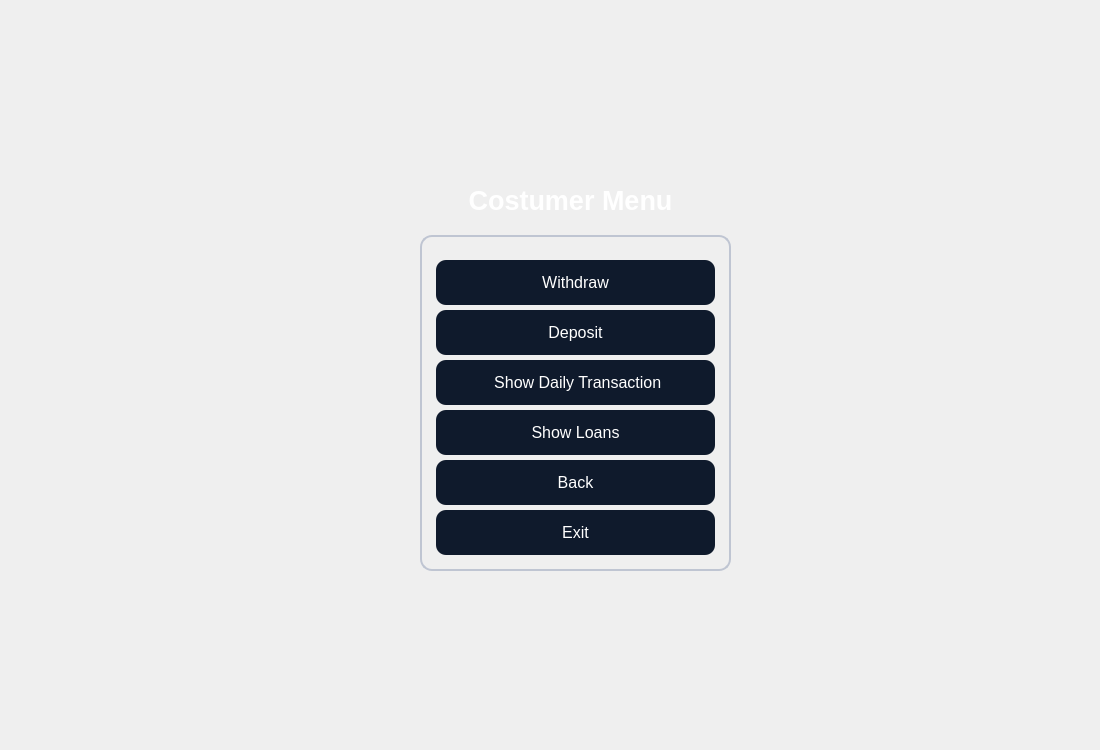
<?xml version="1.0" encoding="UTF-8"?>
<ui version="4.0">
 <class>thirdwindow12</class>
 <widget class="QDialog" name="thirdwindow12">
  <property name="geometry">
   <rect>
    <x>0</x>
    <y>0</y>
    <width>1100</width>
    <height>750</height>
   </rect>
  </property>
  <property name="windowTitle">
   <string>Dialog</string>
  </property>
  <property name="styleSheet">
   <string notr="true">QTableWidget {
    background-color: #1A2236;
    color: #FFFFFF;
    border: 1px solid #3A3F58;
    gridline-color: #3A3F58;
    font-family: &quot;Inter&quot;;
    font-size: 10pt;
    border-radius: 8px;
    selection-background-color: #0F5FFF;
    selection-color: #FFFFFF;
}

QHeaderView::section {
    background-color: #0F1A2C;
    color: #FFFFFF;
    border: 1px solid #3A3F58;
    padding: 4px;
    font-family: &quot;Montserrat SemiBold&quot;;
    font-size: 10pt;
}

QTableWidget::item:selected {
    background-color: #0F5FFF;
    color: #FFFFFF;
}
QGroupBox {
    border: 1.5px solid #BFC5D2;
    border-radius: 12px;
    margin-top: 25px;
    color: white;
    font-family: &quot;Segoe UI Semibold&quot;;
    font-size: 14pt;
}

QGroupBox::title {
    subcontrol-origin: margin;
    padding: 4px 10px;
}
QPushButton {
    background-color: #0F1A2C;
    color: #FFFFFF;
	border-color: rgb(0, 0, 0);
    border-radius: 10px;
    font-family: &quot;Montserrat SemiBold&quot;;
    font-size: 12pt;
    padding: 6px 12px;
}

QPushButton:hover {
    background-color: #1A2942;
}

QPushButton:pressed {
    background-color: #09111A;
}
QLineEdit {
    background-color: #FFFFFF;
    border: 1px solid #C6D4E1;
    border-radius: 8px;
    padding: 6px;
    color: #0A1320;
    font-family: &quot;Inter&quot;;
    font-size: 11pt;
}

QLineEdit:focus {
    border: 1px solid #00B4FF;
    background-color: #F8FBFF;
}
QComboBox {
    background-color: #FFFFFF;
    border: 1px solid #C6D4E1;
    border-radius: 8px;
    padding: 6px;
    color: #0A1320;
    font-family: &quot;Inter&quot;;
    font-size: 11pt;
}

QComboBox:focus {
    border: 1px solid #00B4FF;
    background-color: #F8FBFF;
}

QComboBox::drop-down {
    subcontrol-origin: padding;
    subcontrol-position: top right;
    width: 20px;
    border-left: 1px solid #C6D4E1;
}

QComboBox::down-arrow {
    
	image: url(:/new/prefix1/icon.png);
    width: 12px;
    height: 12px;
}
QDateEdit {
    background-color: #FFFFFF;
    border: 1px solid #C6D4E1;
    border-radius: 8px;
    padding: 6px;
    color: #0A1320;
    font-family: &quot;Inter&quot;;
    font-size: 11pt;
}

QDateEdit:focus {
    border: 1px solid #00B4FF;
    background-color: #F8FBFF;
}

QDateEdit::drop-down {
    subcontrol-origin: padding;
    subcontrol-position: top right;
    width: 20px;
    border-left: 1px solid #C6D4E1;
}

QDateEdit::down-arrow {
    image: url(:/new/prefix1/icon.png);
    width: 12px;
    height: 12px;
}
QDateEdit::up-arrow {
    
	image: url(:/new/prefix1/icon3.webp);
    width: 12px;
    height: 12px;
}

QTabWidget::pane {
    border: 1px solid #3A3F58;
    border-radius: 8px;
    background-color: #1A2236;
}

QTabBar::tab {
    background: #0F1A2C;
    color: #FFFFFF;
    border: 1px solid #3A3F58;
    border-bottom: none;
    border-top-left-radius: 8px;
    border-top-right-radius: 8px;
    padding: 8px 16px;
    font-family: &quot;Montserrat SemiBold&quot;;
    font-size: 10pt;
}

QTabBar::tab:selected {
    background: #0F5FFF;
    color: #FFFFFF;
}

QTabBar::tab:hover {
    background: #1A2942;
}</string>
  </property>
  <widget class="QLabel" name="label">
   <property name="geometry">
    <rect>
     <x>0</x>
     <y>0</y>
     <width>1100</width>
     <height>750</height>
    </rect>
   </property>
   <property name="styleSheet">
    <string notr="true">image: url(:/new/prefix1/bg.jpg);</string>
   </property>
   <property name="text">
    <string/>
   </property>
  </widget>
  <widget class="QGroupBox" name="groupBox">
   <property name="geometry">
    <rect>
     <x>420</x>
     <y>210</y>
     <width>311</width>
     <height>361</height>
    </rect>
   </property>
   <property name="minimumSize">
    <size>
     <width>0</width>
     <height>0</height>
    </size>
   </property>
   <property name="title">
    <string/>
   </property>
   <widget class="QPushButton" name="btn8">
    <property name="geometry">
     <rect>
      <x>16</x>
      <y>300</y>
      <width>279</width>
      <height>45</height>
     </rect>
    </property>
    <property name="minimumSize">
     <size>
      <width>0</width>
      <height>45</height>
     </size>
    </property>
    <property name="styleSheet">
     <string notr="true"/>
    </property>
    <property name="text">
     <string>Exit</string>
    </property>
   </widget>
   <widget class="QPushButton" name="btn7">
    <property name="geometry">
     <rect>
      <x>16</x>
      <y>250</y>
      <width>279</width>
      <height>45</height>
     </rect>
    </property>
    <property name="minimumSize">
     <size>
      <width>0</width>
      <height>45</height>
     </size>
    </property>
    <property name="styleSheet">
     <string notr="true"/>
    </property>
    <property name="text">
     <string>Back</string>
    </property>
   </widget>
   <widget class="QPushButton" name="btn2">
    <property name="geometry">
     <rect>
      <x>16</x>
      <y>100</y>
      <width>279</width>
      <height>45</height>
     </rect>
    </property>
    <property name="minimumSize">
     <size>
      <width>0</width>
      <height>45</height>
     </size>
    </property>
    <property name="styleSheet">
     <string notr="true"/>
    </property>
    <property name="text">
     <string>Deposit</string>
    </property>
   </widget>
   <widget class="QPushButton" name="btn3">
    <property name="geometry">
     <rect>
      <x>16</x>
      <y>200</y>
      <width>279</width>
      <height>45</height>
     </rect>
    </property>
    <property name="minimumSize">
     <size>
      <width>0</width>
      <height>45</height>
     </size>
    </property>
    <property name="styleSheet">
     <string notr="true"/>
    </property>
    <property name="text">
     <string>Show Loans</string>
    </property>
   </widget>
   <widget class="QPushButton" name="btn1">
    <property name="geometry">
     <rect>
      <x>16</x>
      <y>50</y>
      <width>279</width>
      <height>45</height>
     </rect>
    </property>
    <property name="minimumSize">
     <size>
      <width>0</width>
      <height>45</height>
     </size>
    </property>
    <property name="styleSheet">
     <string notr="true"/>
    </property>
    <property name="text">
     <string>Withdraw</string>
    </property>
   </widget>
   <widget class="QPushButton" name="btn4">
    <property name="geometry">
     <rect>
      <x>16</x>
      <y>150</y>
      <width>279</width>
      <height>45</height>
     </rect>
    </property>
    <property name="minimumSize">
     <size>
      <width>0</width>
      <height>45</height>
     </size>
    </property>
    <property name="styleSheet">
     <string notr="true"/>
    </property>
    <property name="text">
     <string> Show Daily Transaction</string>
    </property>
   </widget>
  </widget>
  <widget class="QLabel" name="label_2">
   <property name="geometry">
    <rect>
     <x>440</x>
     <y>160</y>
     <width>261</width>
     <height>81</height>
    </rect>
   </property>
   <property name="styleSheet">
    <string notr="true">color: rgb(255, 255, 255);
font: 16pt &quot;Segoe UI&quot;;</string>
   </property>
   <property name="text">
    <string>&lt;html&gt;&lt;head/&gt;&lt;body&gt;&lt;p align=&quot;center&quot;&gt;&lt;span style=&quot; font-size:20pt; font-weight:700;&quot;&gt;Costumer Menu&lt;/span&gt;&lt;/p&gt;&lt;/body&gt;&lt;/html&gt;</string>
   </property>
  </widget>
 </widget>
 <resources/>
 <connections/>
</ui>
